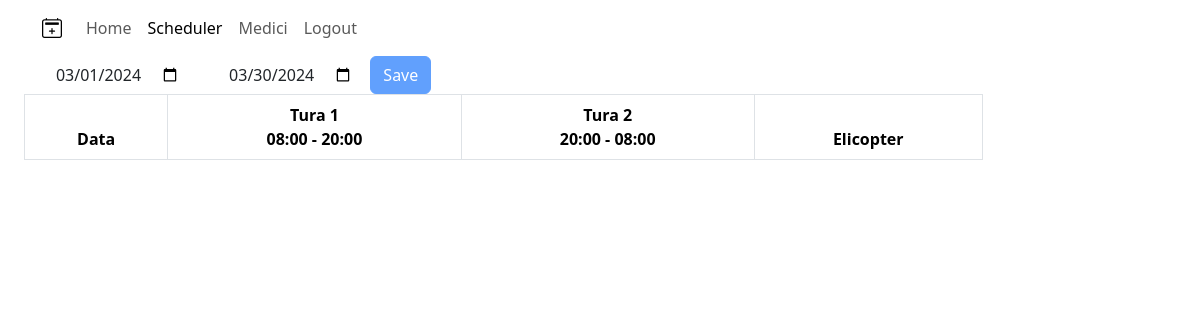
Page /scheduler/ (signed in) on the earlier database version.
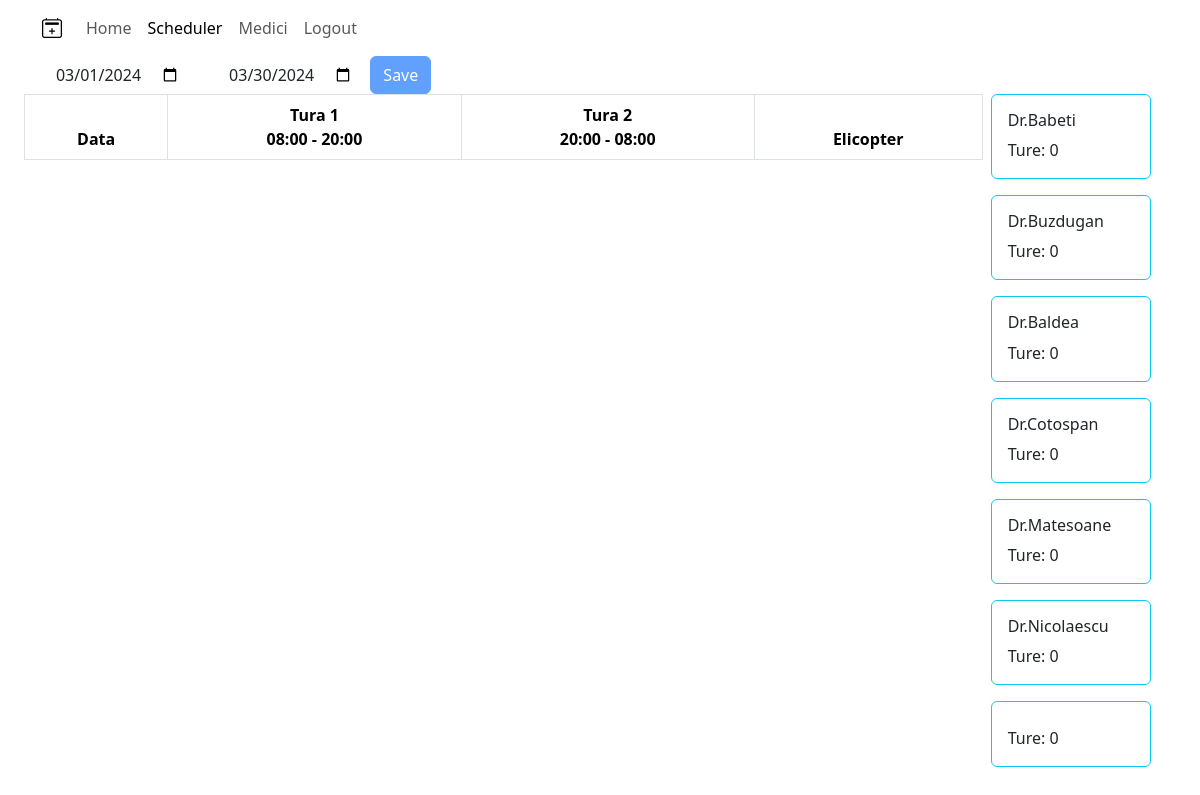
Same page on the later database version.
### scheduler/models.py (models this page shows, shortened)
class Medic(models.Model):
    id = models.AutoField(primary_key=True)
    nickname = models.CharField(max_length=30, null=False, unique=True)
    firstName = models.CharField(max_length=50, null=True, blank=True)
    lastName = models.CharField(max_length=50, null=True, blank=True)

### scheduler/views.py (the view, shortened to what this page needs)
# urls.py: path('scheduler/', schedulerView, name='scheduler'),
@login_required
def schedulerView(request):
    context = {}
    if request.method == "GET":
        context.update(handleDates(request))
        context.update(handleMedicList(request))
    return render(request, "scheduler.html", context)

### scheduler/views.py (called while the page is built)
def handleDates(request):
    startDate = f"{datetime.now().year}-{datetime.now().month:02d}-{1:02d}"
    endDate = f"{datetime.now().year}-{datetime.now().month:02d}-{calendar.monthrange(datetime.now().year, datetime.now().month)[1]-1:02d}"
    aDate = datetime.strptime(startDate, '%Y-%m-%d')+timedelta(days=3)
    ro_month = RO_MONTHS[aDate.month]
    return {"status" : "ok GET - handle Dates", "startDate" : startDate, "endDate" : endDate, "month" : ro_month, "year" : aDate.year}

def handleMedicList(request):
    medicList = Medic.objects.all()
    return {"medicList": medicList}

### scheduler/templates/scheduler.html (shortened to what this page needs)
{% extends "home.html" %}
{% block home-specificButtons %}
    <button id="saveButton" class="btn btn-primary button" type="button" data-bs-toggle="collapse" data-bs-target="#contentId" aria-expanded="false" aria-controls="contentId" disabled>Save</button>
{% endblock home-specificButtons %}
{% block cardsSection %}
    <div class="col-sm-2 sticky-top">
        <ul id="cardsSection" class="nav nav-pills nav-stacked">
            {% for medic in medicList %}
                <div id="medic{{ medic.id }}" class="card border-info mb-3 medic draggable" style="max-width: 10rem; width: 10rem;">
                    <div style="pointer-events: none;">
                        <div style="user-select: none; pointer-events: none;" class="card-body">
                            <h6 style="user-select: none; pointer-events: none;" id="medic-{{ medic.nickname }}" class="card-title card-nickname">{{ medic.nickname }}</h6>
                            <p style="user-select: none; pointer-events: none;" class="card-text">Ture: <span id="counter-{{ medic.nickname }}" class="counter">0</span> </p>
                        </div>
                    </div>
                </div>
            {% endfor %}
        </ul>
    </div>
{% endblock cardsSection %}
{% block scripts %}
    {% load static %}
{% endblock scripts %}

### scheduler/templates/home.html (shortened to what this page needs)
{% extends "base.html" %}
{% block styles %}
    {% load static %}
    <link rel="stylesheet" href="{% static 'home.css' %}">
{% endblock styles %}
{% block content %}
    {% load static %}
<div id="buttonsSection" class="container-fluid">
    <div class="btn-group page-buttons">
        <form action="" id="dates" class="methodClass" method="post">
            <input type="date" name="start" id="start-date" class="btn" value="{{ startDate }}">
            <input type="date" name="end" id="end-date" class="btn" value="{{ endDate }}">
        </form>
    </div>
    {% block home-specificButtons %}{% endblock home-specificButtons %}
</div>
<div id="root">
    <div class="container-fluid">
        <div class="row justify-content-between align-items-start gx-2">
            <div id="actualTableArea" class="col-sm-10 d-print-block">
                <div id="tableSection" class="table-responsive-sm">
                    <table id="table" class="table table-bordered table-hover text-center scheduler">
                        <thead>
                            <tr id="rowTh">
                                <th id="thDate" scope="col">Data</th>
                                <th id="thTura1" scope="col"><div class="thtura">Tura 1</div><div class="thtime">08:00 - 20:00</div></th>
                                <th id="thTura2" scope="col"><div class="thtura">Tura 2</div><div class="thtime">20:00 - 08:00</div></th>
                                <th id="thTura3" scope="col">Elicopter</th>
                            </tr>
                        </thead>
                    </table>
                </div>
            </div>
            {% block cardsSection %}
            {% endblock cardsSection %}
        </div>
    </div>
</div>
{% endblock content %}
{% block scripts %}
    {% load static %}
{% endblock scripts %}

### scheduler/templates/base.html (shortened to what this page needs)
<!DOCTYPE html>
<html lang="en">
<head>
    <link
      href="https://cdn.jsdelivr.net/npm/bootstrap@5.3.2/dist/css/bootstrap.min.css"
      rel="stylesheet"
/>
      <link rel="stylesheet" href="https://cdn.jsdelivr.net/npm/bootstrap-icons@1.11.2/font/bootstrap-icons.min.css">
    {% block styles %}
    {% endblock styles %}
</head>
<body>
    <header class="navbar navbar-expand-sm navbar-light">
      <div class="container">
        <a class="navbar-brand" href="{% url 'home' %}"><i class="bi bi-calendar2-plus"></i></a>
        <div class = "collapse navbar-collapse" id = "collapsibleNavId">
          <ul class="navbar-nav me-auto mt-2 mt-lg-0">
              <li class="nav-item">
                <a
                  {% if request.path_info == "/" %} class = "nav-link active" {% else %}  class = "nav-link" {% endif %}
                  {% if request.user.is_authenticated %} href="{% url 'home' %}" {% else %} href="{% url 'myLogin' %}" {% endif %}
                  aria-current="page">Home
                </a>
              </li>
            {% if request.user.is_authenticated %}
              {% if request.user.is_staff %}
                <li class="nav-item">
                  <a {% if request.path_info == "/scheduler/" %} class = "nav-link active"{% else %} class = "nav-link" {% endif %} href="{% url 'scheduler' %}">Scheduler</a>
                </li>
                <li class="nav-item">
                    <a {% if request.path_info == "/medici/" %} class = "nav-link active"{% else %} class = "nav-link" {% endif %} href="{% url 'medici' %}">Medici</a>
                </li>
              {% endif %}
                <li class="nav-item">
                  <a class = "nav-link" href="{% url 'myLogout' %}">Logout</a>
              </li>
            {% else %}
            <li class="nav-item">
                <a {% if request.path_info == "/auth/login/" %} class = "nav-link active"{% else %} class = "nav-link" {% endif %} href="{% url 'myLogin' %}">Login</a>
            </li>
            {% endif %}
          </ul>
        </div>
      </div>
    </header>
    <div id="mainSection" class="container-fluid">{% block content %}{% endblock content %}</div>
  {% load static %}
</body>
</html>

### scheduler/static/home.css (style rules this page uses)
body { display: block; }
#root { display: flex; flex-direction: column; align-items: center; }

Differences in the rows shown:
added Medic: nickname "Dr.Babeti"
added Medic: nickname "Dr.Buzdugan"
added Medic: nickname "Dr.Baldea"
added Medic: {{ medic.id }} 10 (drawn), nickname "Dr.Cotospan"
added Medic: nickname "Dr.Matesoane"
added Medic: nickname "Dr.Nicolaescu"
